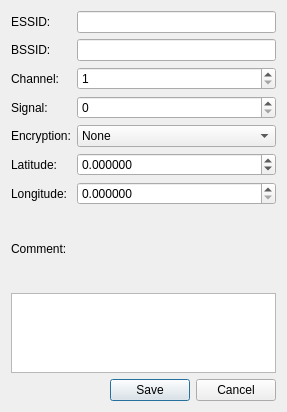
<ui version="4.0" >
 <class>NetworkDialog</class>
 <widget class="QDialog" name="NetworkDialog" >
  <property name="geometry" >
   <rect>
    <x>0</x>
    <y>0</y>
    <width>287</width>
    <height>412</height>
   </rect>
  </property>
  <property name="sizePolicy" >
   <sizepolicy vsizetype="Minimum" hsizetype="Preferred" >
    <horstretch>0</horstretch>
    <verstretch>0</verstretch>
   </sizepolicy>
  </property>
  <property name="windowTitle" >
   <string>Network</string>
  </property>
  <layout class="QGridLayout" name="gridLayout" >
   <item row="0" column="0" >
    <widget class="QLabel" name="label" >
     <property name="text" >
      <string>ESSID:</string>
     </property>
     <property name="buddy" >
      <cstring>essidEdit</cstring>
     </property>
    </widget>
   </item>
   <item row="0" column="1" >
    <widget class="QLineEdit" name="essidEdit" >
     <property name="maxLength" >
      <number>32</number>
     </property>
    </widget>
   </item>
   <item row="1" column="0" >
    <widget class="QLabel" name="label_2" >
     <property name="text" >
      <string>BSSID:</string>
     </property>
     <property name="buddy" >
      <cstring>bssidEdit</cstring>
     </property>
    </widget>
   </item>
   <item row="1" column="1" >
    <widget class="QLineEdit" name="bssidEdit" >
     <property name="maxLength" >
      <number>17</number>
     </property>
    </widget>
   </item>
   <item row="2" column="0" >
    <widget class="QLabel" name="label_3" >
     <property name="text" >
      <string>Channel:</string>
     </property>
     <property name="buddy" >
      <cstring>channelSpin</cstring>
     </property>
    </widget>
   </item>
   <item row="2" column="1" >
    <widget class="QSpinBox" name="channelSpin" >
     <property name="minimum" >
      <number>1</number>
     </property>
     <property name="maximum" >
      <number>12</number>
     </property>
    </widget>
   </item>
   <item row="4" column="0" >
    <widget class="QLabel" name="label_4" >
     <property name="text" >
      <string>Encryption:</string>
     </property>
     <property name="buddy" >
      <cstring>encryptionCombo</cstring>
     </property>
    </widget>
   </item>
   <item row="4" column="1" >
    <widget class="QComboBox" name="encryptionCombo" >
     <item>
      <property name="text" >
       <string>None</string>
      </property>
     </item>
     <item>
      <property name="text" >
       <string>WEP</string>
      </property>
     </item>
     <item>
      <property name="text" >
       <string>WPA</string>
      </property>
     </item>
     <item>
      <property name="text" >
       <string>WPA2</string>
      </property>
     </item>
    </widget>
   </item>
   <item row="5" column="0" >
    <widget class="QLabel" name="label_5" >
     <property name="text" >
      <string>Latitude:</string>
     </property>
     <property name="buddy" >
      <cstring>latitudeSpin</cstring>
     </property>
    </widget>
   </item>
   <item row="5" column="1" >
    <widget class="QDoubleSpinBox" name="latitudeSpin" >
     <property name="decimals" >
      <number>6</number>
     </property>
     <property name="minimum" >
      <double>-90.000000000000000</double>
     </property>
     <property name="maximum" >
      <double>90.000000000000000</double>
     </property>
    </widget>
   </item>
   <item row="6" column="0" >
    <widget class="QLabel" name="label_6" >
     <property name="text" >
      <string>Longitude:</string>
     </property>
     <property name="buddy" >
      <cstring>longitudeSpin</cstring>
     </property>
    </widget>
   </item>
   <item row="6" column="1" >
    <widget class="QDoubleSpinBox" name="longitudeSpin" >
     <property name="decimals" >
      <number>6</number>
     </property>
     <property name="maximum" >
      <double>180.000000000000000</double>
     </property>
    </widget>
   </item>
   <item row="7" column="0" colspan="2" >
    <widget class="QLabel" name="label_8" >
     <property name="text" >
      <string>Comment:</string>
     </property>
     <property name="buddy" >
      <cstring>commentEdit</cstring>
     </property>
    </widget>
   </item>
   <item row="8" column="0" colspan="2" >
    <widget class="QPlainTextEdit" name="commentEdit" >
     <property name="sizePolicy" >
      <sizepolicy vsizetype="Expanding" hsizetype="Expanding" >
       <horstretch>0</horstretch>
       <verstretch>0</verstretch>
      </sizepolicy>
     </property>
     <property name="maximumSize" >
      <size>
       <width>16777215</width>
       <height>80</height>
      </size>
     </property>
     <property name="horizontalScrollBarPolicy" >
      <enum>Qt::ScrollBarAlwaysOff</enum>
     </property>
    </widget>
   </item>
   <item row="9" column="0" colspan="2" >
    <widget class="QDialogButtonBox" name="buttonBox" >
     <property name="orientation" >
      <enum>Qt::Horizontal</enum>
     </property>
     <property name="standardButtons" >
      <set>QDialogButtonBox::Cancel|QDialogButtonBox::Save</set>
     </property>
     <property name="centerButtons" >
      <bool>false</bool>
     </property>
    </widget>
   </item>
   <item row="3" column="0" >
    <widget class="QLabel" name="label_9" >
     <property name="text" >
      <string>Signal:</string>
     </property>
     <property name="buddy" >
      <cstring>signalSpin</cstring>
     </property>
    </widget>
   </item>
   <item row="3" column="1" >
    <widget class="QSpinBox" name="signalSpin" >
     <property name="maximum" >
      <number>100</number>
     </property>
    </widget>
   </item>
  </layout>
 </widget>
 <tabstops>
  <tabstop>essidEdit</tabstop>
  <tabstop>bssidEdit</tabstop>
  <tabstop>channelSpin</tabstop>
  <tabstop>signalSpin</tabstop>
  <tabstop>encryptionCombo</tabstop>
  <tabstop>latitudeSpin</tabstop>
  <tabstop>longitudeSpin</tabstop>
  <tabstop>commentEdit</tabstop>
  <tabstop>buttonBox</tabstop>
 </tabstops>
 <resources/>
 <connections>
  <connection>
   <sender>buttonBox</sender>
   <signal>accepted()</signal>
   <receiver>NetworkDialog</receiver>
   <slot>accept()</slot>
   <hints>
    <hint type="sourcelabel" >
     <x>219</x>
     <y>382</y>
    </hint>
    <hint type="destinationlabel" >
     <x>276</x>
     <y>365</y>
    </hint>
   </hints>
  </connection>
  <connection>
   <sender>buttonBox</sender>
   <signal>rejected()</signal>
   <receiver>NetworkDialog</receiver>
   <slot>reject()</slot>
   <hints>
    <hint type="sourcelabel" >
     <x>102</x>
     <y>377</y>
    </hint>
    <hint type="destinationlabel" >
     <x>115</x>
     <y>363</y>
    </hint>
   </hints>
  </connection>
 </connections>
</ui>
